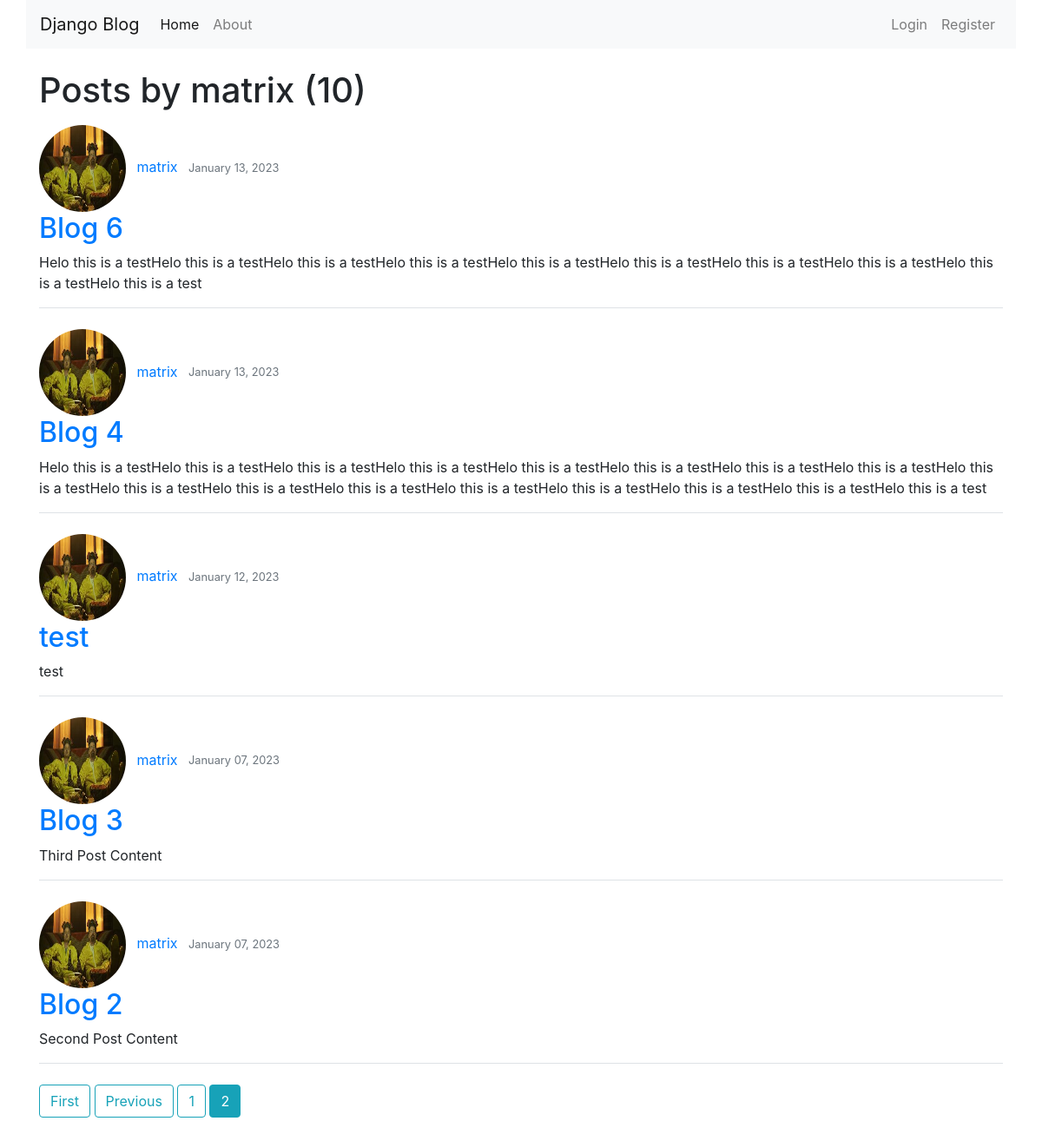
Screenshot of /user/matrix/?page=2 with the database file from the repository.
### blog/models.py (models this page shows, shortened)
class Post(models.Model):
    title = models.CharField(max_length=100)
    content = models.TextField()
    date_posted = models.DateTimeField(default=timezone.now)
    author = models.ForeignKey(User, on_delete=models.CASCADE)

### users/models.py (models this page shows, shortened)
class Profile(models.Model):
    user = models.OneToOneField(User, on_delete=models.CASCADE)
    image = models.ImageField(default='default.jpg', upload_to='profile_pics')

### blog/views.py (the view)
# urls.py: path('user/<str:username>/', UserPostListView.as_view(), name='user-posts'),
class UserPostListView(ListView):
    model = Post
    template_name = 'blog/user_posts.html'  # <app>/<model>_<viewtype>.html  Eg, blog/home_list.html
    context_object_name = 'posts'
    paginate_by = 5
    def get_queryset(self):
        user = get_object_or_404(User, username=self.kwargs.get('username'))
        return Post.objects.filter(author=user).order_by('-date_posted')

### blog/templates/blog/user_posts.html (shortened to what this page needs)
{% extends 'blog/base.html' %}
{% block content %}
    <h1 class="mb-3">Posts by {{ view.kwargs.username }} ({{ page_obj.paginator.count }})</h1>
    {% for post in posts %}
        <img src="{{ post.author.profile.image.url }}" class="rounded-circle" width="100px" height="100px">
        <a href="{% url 'user-posts' post.author.username %}" class="ml-2 mr-2">{{ post.author }}</a>
        <small class="text-muted">{{ post.date_posted | date:"F d, Y" }}</small>
        <h2><a href="{% url 'post-detail' post.id %}">{{ post.title }}</a></h2>
        <p>{{ post.content }}</p>
        <div class="border-bottom"></div>
        <br>
    {% endfor %}
    {% if is_paginated %}
        {% if page_obj.has_previous %}
            <a href="?page=1" class="btn btn-outline-info mb-4">First</a>
            <a href="?page={{ page_obj.previous_page_number }}" class="btn btn-outline-info mb-4">Previous</a>
        {% endif%}
        {% for num in page_obj.paginator.page_range %}
            {% if page_obj.number == num %}
                <a href="?page={{ num }}" class="btn btn-info mb-4">{{ num }}</a>
            {% elif num > page_obj.number|add:'-3' and num < page_obj.number|add:'3' %}
                <a href="?page={{ num }}" class="btn btn-outline-info mb-4">{{ num }}</a>
            {% endif %}
        {% endfor %}
    {% endif %}
{% endblock content %}

### rows the page displays
Post: author.profile.image (picture), author "matrix", date_posted "January 13, 2023", title "Blog 6", content "Helo this is a testHelo this is a testHelo this is a testHelo this is a testHelo this is a testHelo this is a testHelo this is a testHelo this is a testHelo this is a testHelo this is a test"
Post: author.profile.image (picture), author "matrix", date_posted "January 13, 2023", title "Blog 4", content "Helo this is a testHelo this is a testHelo this is a testHelo this is a testHelo this is a testHelo this is a testHelo this is a testHelo this is a testHelo this is a testHelo this is a testHelo this is a testHelo this is a testHelo this is a testHelo this is a testHelo this is a testHelo this is a testHelo this is a test"
Post: author.profile.image (picture), author "matrix", date_posted "January 12, 2023", title "test", content "test"
Post: author.profile.image (picture), author "matrix", date_posted "January 07, 2023", title "Blog 3", content "Third Post Content"
Post: author.profile.image (picture), author "matrix", date_posted "January 07, 2023", title "Blog 2", content "Second Post Content"

### other values shown
{{ view.kwargs.username }} "matrix"
{{ page_obj.paginator.count }} "10"
{{ num }} "1"
{{ num }} "2"
